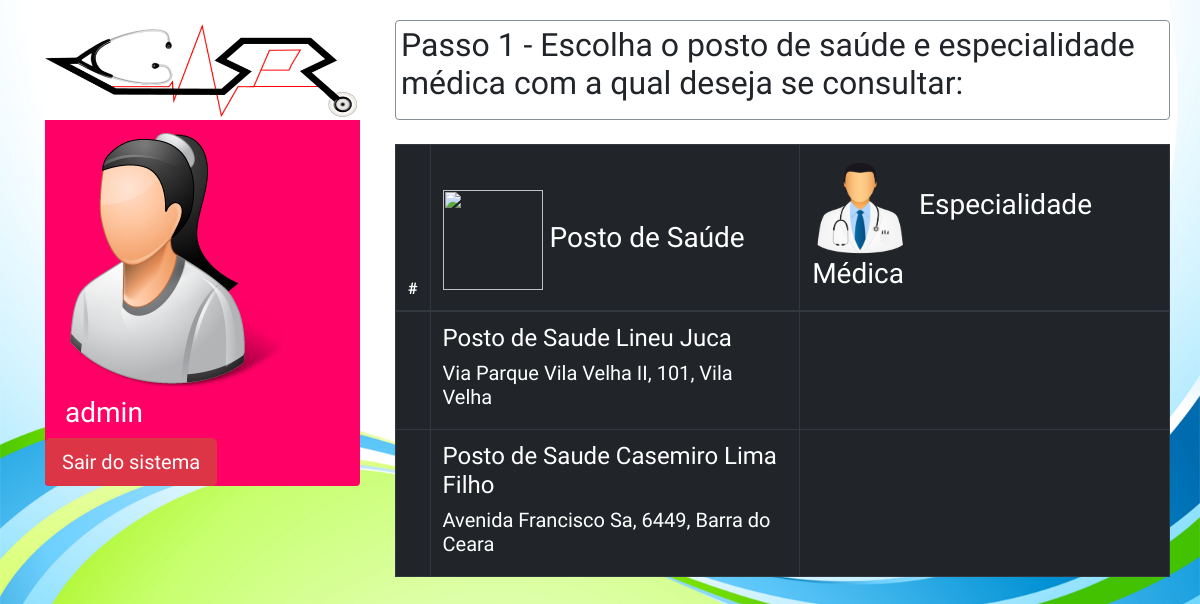
Page /usuario/home.php (signed in) on the committed database.
### tables this page shows
CREATE TABLE `usuario` (
  `id` int(11) NOT NULL,
  `nome` varchar(100) NOT NULL,
  `sexo` varchar(3) NOT NULL,
  `cartaoSUS` varchar(100) NOT NULL,
  `RG` varchar(50) NOT NULL,
  `idBairro` int(11) NOT NULL,
  `CPF` varchar(50) NOT NULL,
  `login` varchar(100) NOT NULL,
  `senha` varchar(30) NOT NULL,
  `preferencial` varchar(2) NOT NULL
);

CREATE TABLE `postosaude` (
  `id` int(11) NOT NULL,
  `nome` varchar(100) NOT NULL,
  `endereco` varchar(100) NOT NULL,
  `numero` int(11) NOT NULL,
  `idBairro` int(11) NOT NULL
);

CREATE TABLE `bairro` (
  `id` int(11) NOT NULL,
  `desc` varchar(100) NOT NULL,
  `idRegional` int(11) NOT NULL
);

### usuario/home.php (the view, shortened to what this page needs)
<?php
	if(isset($_SESSION['usuario']) and isset($_SESSION['senha'])){
		$usuario = $_SESSION['usuario'];
		$senha = $_SESSION['senha'];
		$con = mysql_connect('localhost','root','');
		$query = "SELECT * FROM usuario WHERE usuario.login='".$usuario."' AND usuario.senha='".$senha."'";
		$res = mysql_query($query,$con) or die(mysql_error());
		if(mysql_num_rows($res)>0){
			while($row=mysql_fetch_assoc($res)){
				$nome = $row['nome'];
				$sexo = $row['sexo'];
				$idBairro = $row['idBairro'];
			}
		}
		$query2 = "SELECT * FROM bairro WHERE bairro.id=".$idBairro;
		$res2 = mysql_query($query2,$con) or die(mysql_error());
		if(mysql_num_rows($res2)>0){
			while($row2 = mysql_fetch_assoc($res2)){
				$idRegional = $row2['idRegional'];
			}
		}
		$query3 = "SELECT * FROM postosaude WHERE postosaude.idBairro IN ( SELECT bairro.id FROM bairro WHERE bairro.idRegional=".$idRegional." )";
		$res3 = mysql_query($query3,$con) or die(mysql_error());
		$listaPostos = array();
		if(mysql_num_rows($res3)>0){
			while($row3 = mysql_fetch_assoc($res3)){
				$camposPostos = array($row3['id'],$row3['nome'],$row3['endereco'],$row3['numero'],$row3['idBairro']);
				$tiposMedico = array();
				array_push($camposPostos,$tiposMedico);
				array_push($listaPostos,$camposPostos);
			}
		}
	}
	else{
		header('Location: http://localhost/GASPS/login.php');
	}
?>
<html>
	<head>
		<link href="dist/css/bootstrap.min.css" rel="stylesheet">
		<link href="home.css" rel="stylesheet">
	</head>
	<body>
		<div class="container">
			<div class="row">
				<div class="col-md-auto">
					<div class="col-md-auto c1 rounded" style="background-color:<?php
						if($sexo=='M'){
								echo "#3333cc";
							}
						else{
							echo "#ff0066";
						}
					?>" >
					<div class="row c1-logo">
						<img src="images/logo2.png" width="315" height="100">
					</div>
					<div class="row c1-l1">
						<img src=<?php
							if($sexo=='M'){
								echo "images/homem.png";
							}
							else{
								echo "images/mulher.png";
							}
						?>>
					</div>
					<div class="row c1-l2">
						<h3 class="txtnome"><?php echo $nome; ?></h3>
					</div>
					<div class="row">
						<a href="logout.php"><button type="button" class="btn btn-danger btn-lg">Sair do sistema</button></a>
					</div>
					</div>
				</div>
				<div class="col-sm c2">
					<div class="row c2-l1 rounded border border-secondary">
						<h2 class="txtquestao">Passo 1 - Escolha o posto de saúde e especialidade médica com a qual deseja se consultar:<h2>
					</div><br>
					<div class="row">
						<table class="table table-dark table-bordered">
						  <thead>
							<tr>
							  <th scope="col">#</th>
							  <th scope="col"><h3><img src="images/posto.png" width="100" height="100"> Posto de Saúde</h3></th>
							  <th scope="col"><h3><img src="images/medico.png" width="100" height="100"> Especialidade Médica</h3></th>
							</tr>
						  </thead>
						  <tbody>
							<?php foreach($listaPostos as $value){ ?>
							<tr>
							  <th scope="row"></th>
								  <td>
									<h4>
									<?php echo $value[1]; ?>
									<h4>
									<h5>
									<?php
									$query5 = "SELECT * FROM bairro WHERE bairro.id=".$value[4];
									$res5 = mysql_query($query5,$con) or die(mysql_error());
									while($row5 = mysql_fetch_assoc($res5)){
										$descBairro = $row5['desc'];
									}
									echo $value[2].", ".$value[3].", ".$descBairro;
									?>
								  </td>
							  <td>
							  </td>
							</tr>
							<?php }; ?>
						  </tbody>
						</table>
					</div>
				</div>
			</div>
		</div>
	</body>
</html>

### usuario/home.css (style rules this page uses)
body { background-image:url('images/fundo.png'); background-repeat:no-repeat; background-size: 100% 100%; font-family: 'Barlow Condensed', sans-serif; }
.c1 { margin-top:20; }
.c1-l1 { width:290px; margin-top:10; }
.c1-l2 { width:290px; margin-top:10; margin-left:5; }
.txtnome { color:#ffffff; }
.c2 { margin-top:20; margin-left:20; }
.txtquestao { margin-top:5; margin-left:5; }
.c2-l1 { background-color:#ffffff; }

### rows in the picture
usuario: nome "admin"
postosaude: nome "Posto de Saude Lineu Juca", endereco "Via Parque Vila Velha II", numero "101", idBairro.desc "Vila Velha"
postosaude: nome "Posto de Saude Casemiro Lima Filho", endereco "Avenida Francisco Sa", numero "6449", idBairro.desc "Barra do Ceara"
